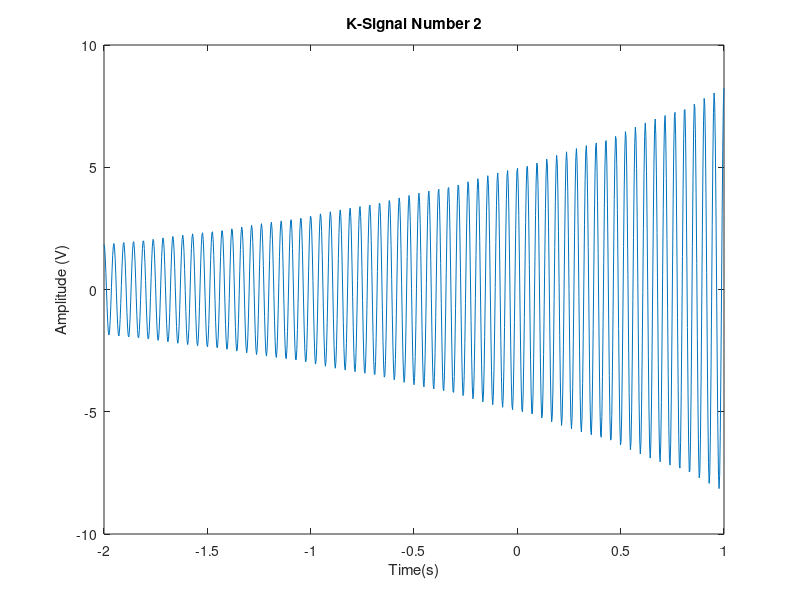

MATLAB code for this plot:
% This Matlab script calculates and plots the signal amplitude from 
% -2 < t < 1 for a given value of K
K = input('Enter value for K (in volts):  ');
t = linspace(-2,1,1001);
v = K.*exp(t./2).*cos(42*pi.*t);
plot(t,v);
xlabel('Time(s)');
ylabel('Amplitude (V)');
title('K-Signal Number 2');